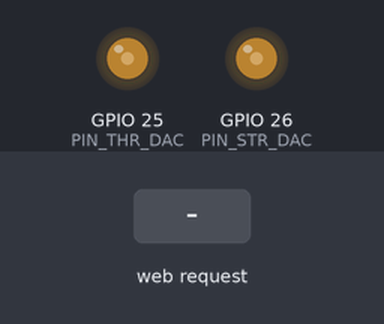
Simulated run of this sketch. Board: ESP32. Shown: output pins drawn as LEDs (lit = HIGH). The test bench sets the inputs (shaded band). Pins used as bus, display or sensor lines are not drawn; what the sketch prints to the serial monitor is not drawn.

Above: at 1.2 s.
1.3 s: HTTP request GET /c?t=120 received
At 1.5 s:
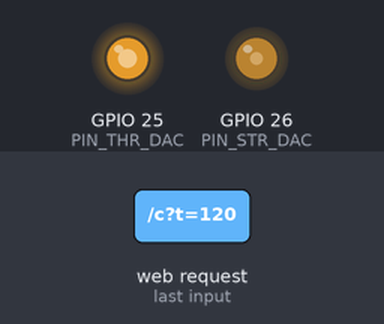
3.2 s: HTTP request GET /c?s=120 received
At 3.4 s:
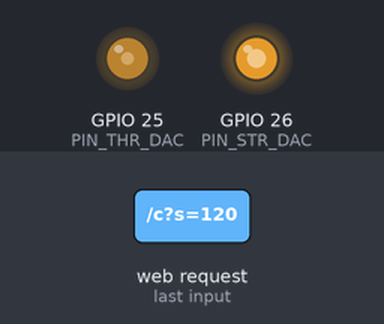
5.1 s: HTTP request GET /c?t=120&s=120&b=120 received
At 5.3 s:
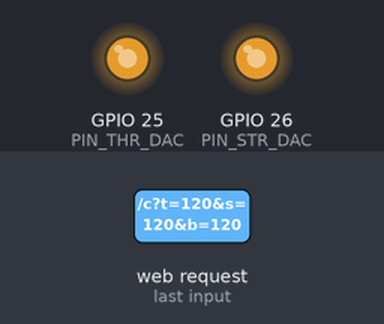
Timing chart, 0 to 8.1 s (numbered marks = the images above; inputs shaded):
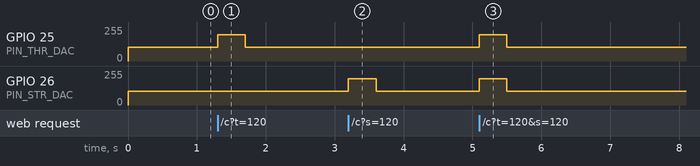

Measured:
- after the input at 1.3 s, GPIO 25 (PIN_THR_DAC): 104/255 → 197/255 at once, → 104/255 0.40 s later
- after the input at 3.2 s, GPIO 26 (PIN_STR_DAC): 104/255 → 197/255 at once, → 104/255 0.40 s later
- after the input at 5.1 s, GPIO 25 (PIN_THR_DAC), GPIO 26 (PIN_STR_DAC): 104/255 → 197/255 at once, → 104/255 0.40 s later

The sketch:

esp32_remote_dac.ino
```cpp
/* =============================================================
   ESP32 -> RC remote potentiometer replacement (DAC)
   -------------------------------------------------------------
   The remote's sticks are potentiometers. Each one is a voltage
   divider across the remote's 2.7 V rail, and the MCU reads the
   wiper on an ADC. That is the whole signal — a DC level, no
   clock, no protocol.

   So we replace the wiper with an ESP32 DAC and output discrete
   levels. Precise control is not needed, so three per axis:
   full one way, neutral, full the other way.

   -------------------------------------------------------------
   WIRING  (measured: red = 2.7 V rail, yellow = 0 V, black = wiper)

     yellow -> ESP32 GND                      (common ground)
     black  -> 1k resistor -> ESP32 GPIO 25   (throttle wiper)
     red    -> LEAVE DISCONNECTED, insulate it

   Red is the supply. Landing a GPIO on it shorts the remote's
   battery through an ESP32 output transistor the moment that pin
   drives low.

   Second stick, same pattern:
     its yellow -> ESP32 GND
     its black  -> 1k -> ESP32 GPIO 26        (steering wiper)
     its red    -> disconnected

   Trigger, if it really is a switch:
     one side -> ESP32 GND
     other    -> ESP32 GPIO 13   (open-drain, see below)

   GPIO 25 and 26 are the only true DACs on a classic ESP32,
   which is exactly two sticks.

   -------------------------------------------------------------
   BEFORE YOU CUT ANYTHING

   Reconnect the pot temporarily, power the remote, and meter the
   wiper (middle pin) against yellow while moving the stick. You
   should see a smooth sweep. Write down three numbers:

     full one way ... V     -> V_FULL_REV
     centred ........ V     -> V_NEUTRAL
     full other way . V     -> V_FULL_FWD

   Put them in the constants below. Defaults assume a clean
   0 / 1.35 / 2.7 V sweep with a little margin off each rail.

   Then lift the wiper (middle pin) out of the circuit. If the
   pot stays connected it fights the DAC across the wiper node,
   and the pot's low impedance wins — you will measure the right
   voltage at the ESP32 and see nothing happen at the car.

   -------------------------------------------------------------
   POWER-UP ORDER

   Power the ESP32 first, let it settle at neutral, then switch
   the remote on. Many toy remotes sample their sticks at boot to
   find centre. Before setup() runs, GPIO 25/26 are floating.
   ============================================================= */

#include <WiFi.h>
#include <WebServer.h>

const char* AP_SSID = "ESP32-RC-Sim";
const char* AP_PASS = "drive1234";      // min 8 chars, or "" for open

const int PIN_THR_DAC = 25;
const int PIN_STR_DAC = 26;
const int PIN_TRIGGER = 13;             // open-drain switch contact

// The remote's rail, measured. Nothing is ever driven above this.
const float REMOTE_VCC = 2.70;

// Measured wiper voltages. Small margins keep us off both rails.
const float V_FULL_REV = 0.15;
const float V_NEUTRAL  = 1.35;
const float V_FULL_FWD = 2.55;

const float V_FULL_LEFT  = 0.15;
const float V_NEUTRAL_S  = 1.35;
const float V_FULL_RIGHT = 2.55;

const int DEADZONE = 30;        // stick % before it snaps off neutral
const int FAILSAFE_MS = 400;

// The ESP32 DAC spans 0..255 over roughly 0..3.3 V.
const float ESP_VREF = 3.30;

WebServer server(80);
unsigned long lastCmd = 0;

int  thr = 0, str = 0;          // -100 .. +100
bool trig = false;
bool calMode = false;           // raw DAC sweep for finding levels
int  dacThr = 0, dacStr = 0;

// ------------------------ level helpers ------------------------

int countFor(float volts) {
  int c = (int)(volts / ESP_VREF * 255.0 + 0.5);
  return constrain(c, 0, 255);
}

// Hard ceiling. Above the remote's rail we forward-bias its input
// protection diode and push current into its battery.
int dacCeiling() { return countFor(REMOTE_VCC); }

int levelFor(int stick, float lo, float mid, float hi) {
  if (stick >= DEADZONE)  return countFor(hi);
  if (stick <= -DEADZONE) return countFor(lo);
  return countFor(mid);
}

inline void contact(int pin, bool pressed) {
  digitalWrite(pin, pressed ? LOW : HIGH);   // HIGH = high-Z = open
}

// --------------------------- outputs ---------------------------

void applyOutputs() {
  int ceil = dacCeiling();

  if (calMode) {
    // Sweep the full usable range so you can find the levels the
    // remote actually responds to.
    dacThr = map(thr, -100, 100, 0, ceil);
    dacStr = map(str, -100, 100, 0, ceil);
  } else {
    dacThr = levelFor(thr, V_FULL_REV,  V_NEUTRAL,   V_FULL_FWD);
    dacStr = levelFor(str, V_FULL_LEFT, V_NEUTRAL_S, V_FULL_RIGHT);
  }

  dacThr = constrain(dacThr, 0, ceil);
  dacStr = constrain(dacStr, 0, ceil);

  dacWrite(PIN_THR_DAC, dacThr);
  dacWrite(PIN_STR_DAC, dacStr);
  contact(PIN_TRIGGER, trig);
}

// Neutral, not zero. Zero would be full reverse.
void failsafe() {
  thr = 0; str = 0; trig = false;
  applyOutputs();
}

// ------------------------- control page -------------------------

const char PAGE[] PROGMEM = R"HTML(<!DOCTYPE html><html><head>
<meta name="viewport" content="width=device-width,initial-scale=1,maximum-scale=1,user-scalable=no">
<title>RC Sim</title><style>
*{box-sizing:border-box;margin:0;padding:0;-webkit-user-select:none;user-select:none;
  -webkit-tap-highlight-color:transparent}
html,body{height:100%;overflow:hidden;background:#0e1013;color:#e8eaed;
  font:500 14px/1.4 ui-monospace,SFMono-Regular,Menlo,monospace}
body{display:flex;flex-direction:column;align-items:center;gap:11px;
  padding:12px 12px 16px;touch-action:none}
header{display:flex;align-items:center;gap:9px;letter-spacing:.14em;
  font-size:11px;text-transform:uppercase;color:#7d848c}
#dot{width:8px;height:8px;border-radius:50%;background:#39d353;
  box-shadow:0 0 9px #39d353;transition:background .2s}
#dot.bad{background:#f0503a;box-shadow:0 0 9px #f0503a}
.lbl{font-size:10px;letter-spacing:.16em;text-transform:uppercase;
  color:#666d75;text-align:center;margin-bottom:4px}
.track{position:relative;background:#171b1f;border:1px solid #262b31;
  touch-action:none;overflow:hidden}
.track::before{content:"";position:absolute;background:#1e2429}
#thrTrack{width:96px;height:170px;border-radius:48px}
#thrTrack::before{left:0;right:0;top:35%;height:30%}
#strTrack{width:276px;height:88px;border-radius:44px}
#strTrack::before{top:0;bottom:0;left:35%;width:30%}
.knob{position:absolute;left:50%;top:50%;width:68px;height:68px;
  margin:-34px 0 0 -34px;border-radius:50%;background:#e8eaed;
  box-shadow:0 5px 16px rgba(0,0,0,.65);transition:transform .13s ease-out}
.knob.live{transition:none}
#trig{width:276px;height:50px;border-radius:13px;background:#171b1f;
  border:1px solid #262b31;color:#9aa2aa;font:600 12px/50px ui-monospace,monospace;
  letter-spacing:.2em;text-align:center;touch-action:none}
#trig.on{background:#e8eaed;color:#0e1013;border-color:#e8eaed}
.opts{display:flex;gap:18px}
.opt{display:flex;align-items:center;gap:6px;font-size:10px;
  letter-spacing:.12em;text-transform:uppercase;color:#666d75}
.opt input{width:15px;height:15px;accent-color:#e8eaed}
#readout{font-size:11px;letter-spacing:.06em;color:#8d949c;text-align:center}
</style></head><body>

<header><span id="dot"></span><span id="status">connected</span></header>

<div><div class="lbl">throttle</div>
  <div class="track" id="thrTrack"><div class="knob" id="thrKnob"></div></div></div>

<div><div class="lbl">steering</div>
  <div class="track" id="strTrack"><div class="knob" id="strKnob"></div></div></div>

<div id="trig">TRIGGER</div>

<div class="opts">
  <label class="opt"><input type="checkbox" id="latch"> latch</label>
  <label class="opt"><input type="checkbox" id="cal"> calibrate</label>
</div>

<div id="readout">--</div>

<script>
var busy=false, trig=false;

function makeAxis(trackId, knobId, vertical){
  var track=document.getElementById(trackId), knob=document.getElementById(knobId);
  var drag=false, val=0;
  function travel(){
    var r=track.getBoundingClientRect();
    var span = vertical ? r.height : r.width;
    var size = vertical ? knob.offsetHeight : knob.offsetWidth;
    return (span - size)/2 - 4;
  }
  function place(e){
    var r=track.getBoundingClientRect(), T=travel();
    var d = vertical ? e.clientY-(r.top+r.height/2) : e.clientX-(r.left+r.width/2);
    if(d> T) d= T;
    if(d<-T) d=-T;
    knob.style.transform = vertical ? 'translateY('+d+'px)' : 'translateX('+d+'px)';
    val = Math.round((vertical ? -d : d)/T*100);
  }
  function release(){
    drag=false; val=0;
    knob.classList.remove('live');
    knob.style.transform='translate(0,0)';
    send();
  }
  track.addEventListener('pointerdown',function(e){
    drag=true; knob.classList.add('live');
    track.setPointerCapture(e.pointerId); place(e);
  });
  track.addEventListener('pointermove',function(e){ if(drag) place(e); });
  track.addEventListener('pointerup',release);
  track.addEventListener('pointercancel',release);
  return { get:function(){ return val; } };
}

var thrAxis = makeAxis('thrTrack','thrKnob',true);
var strAxis = makeAxis('strTrack','strKnob',false);

var trigEl=document.getElementById('trig'), latchEl=document.getElementById('latch');
trigEl.addEventListener('pointerdown',function(e){
  trigEl.setPointerCapture(e.pointerId);
  trig = latchEl.checked ? !trig : true;
  trigEl.classList.toggle('on',trig); send();
});
function up(){ if(!latchEl.checked){ trig=false; trigEl.classList.remove('on'); send(); } }
trigEl.addEventListener('pointerup',up);
trigEl.addEventListener('pointercancel',up);

// In calibrate mode the sticks sweep the DAC continuously instead
// of snapping to three levels, so you can find what the remote
// actually responds to. The readout is the board's real output.
function send(){
  if(busy) return;
  busy=true;
  fetch('/c?t='+thrAxis.get()+'&s='+strAxis.get()
        +'&b='+(trig?1:0)+'&c='+(document.getElementById('cal').checked?1:0))
    .then(function(r){ return r.text(); })
    .then(function(txt){
      document.getElementById('dot').className='';
      document.getElementById('status').textContent='connected';
      document.getElementById('readout').textContent=txt;
    })
    .catch(function(){
      document.getElementById('dot').className='bad';
      document.getElementById('status').textContent='signal lost';
      document.getElementById('readout').textContent='--';
    })
    .then(function(){ busy=false; });
}
setInterval(send,70);
</script></body></html>)HTML";

// --------------------------- handlers ---------------------------

void handleRoot() { server.send_P(200, "text/html", PAGE); }

void handleCmd() {
  thr  = constrain(server.hasArg("t") ? server.arg("t").toInt() : 0, -100, 100);
  str  = constrain(server.hasArg("s") ? server.arg("s").toInt() : 0, -100, 100);
  trig = server.hasArg("b") && server.arg("b").toInt() != 0;
  calMode = server.hasArg("c") && server.arg("c").toInt() != 0;
  lastCmd = millis();

  applyOutputs();

  // Millivolts as integers — avoids float formatting on the ESP32.
  int mvT = (int)(dacThr * ESP_VREF * 1000.0 / 255.0);
  int mvS = (int)(dacStr * ESP_VREF * 1000.0 / 255.0);

  char body[80];
  snprintf(body, sizeof(body), "THR %3d = %d mV   STR %3d = %d mV   TRIG %d",
           dacThr, mvT, dacStr, mvS, trig ? 1 : 0);
  server.send(200, "text/plain", body);
}

// ----------------------------- setup -----------------------------

void setup() {
  Serial.begin(115200);

  // Open-drain: LOW presses, HIGH releases to high-impedance,
  // which is what an open switch actually is. Never drive HIGH.
  pinMode(PIN_TRIGGER, OUTPUT_OPEN_DRAIN);
  digitalWrite(PIN_TRIGGER, HIGH);

  // Sit at neutral immediately, before the remote is switched on.
  failsafe();

  WiFi.mode(WIFI_AP);
  WiFi.softAP(AP_SSID, AP_PASS);
  Serial.print("Join \"");
  Serial.print(AP_SSID);
  Serial.print("\" then open http://");
  Serial.println(WiFi.softAPIP());   // 192.168.4.1
  Serial.print("DAC ceiling for ");
  Serial.print(REMOTE_VCC);
  Serial.print(" V rail: ");
  Serial.println(dacCeiling());

  server.on("/", handleRoot);
  server.on("/c", handleCmd);
  server.onNotFound(handleRoot);
  server.begin();

  lastCmd = millis();
}

void loop() {
  server.handleClient();
  if (millis() - lastCmd > FAILSAFE_MS) failsafe();
}

/* =============================================================
   BRING-UP, NOTHING CONNECTED TO THE REMOTE

   Meter from GPIO 25 to ESP32 GND. Work the throttle stick:

     centre    -> about 1.35 V
     full up   -> about 2.55 V
     full down -> about 0.15 V

   The on-screen readout should agree with the meter. If it does,
   the whole chain works and you can wire it in.

   -------------------------------------------------------------
   FINDING THE RIGHT LEVELS

   Tick "calibrate". The sticks now sweep the DAC continuously
   from 0 to the rail ceiling instead of snapping to three levels,
   and the readout shows the exact count and millivolts.

   Car on a block, remote on. Ease the stick up until the car
   starts moving, note the millivolts. Keep going to full travel,
   note that too. Those are your real numbers — put them in
   V_FULL_FWD and friends, untick calibrate, and the three-level
   mode will hit them exactly.

   This is also how you find out whether the car is proportional.
   If speed rises smoothly with voltage, you can have proper
   throttle for free by adding more levels, or just leaving
   calibrate mode on permanently.

   -------------------------------------------------------------
   TROUBLESHOOTING

   Nothing happens, readout looks right
     The pot's wiper is probably still connected. It has to be
     lifted out of the circuit or it overpowers the DAC.

   Car runs off the instant the remote powers on
     The remote sampled a floating DAC at boot. Power the ESP32
     first and confirm it is sitting at neutral before switching
     the remote on.

   Works one direction, dead the other
     V_NEUTRAL is wrong. Meter the real centre with the original
     pot before you trust 1.35 V.

   Remote's LED flashes error / refuses to arm
     Stick calibration at boot failed. Some remotes want the
     sticks held at centre for a second or two after power-up —
     the sketch does that automatically, so check the ceiling
     value printed on the serial monitor is sane.
   ============================================================= */
```
